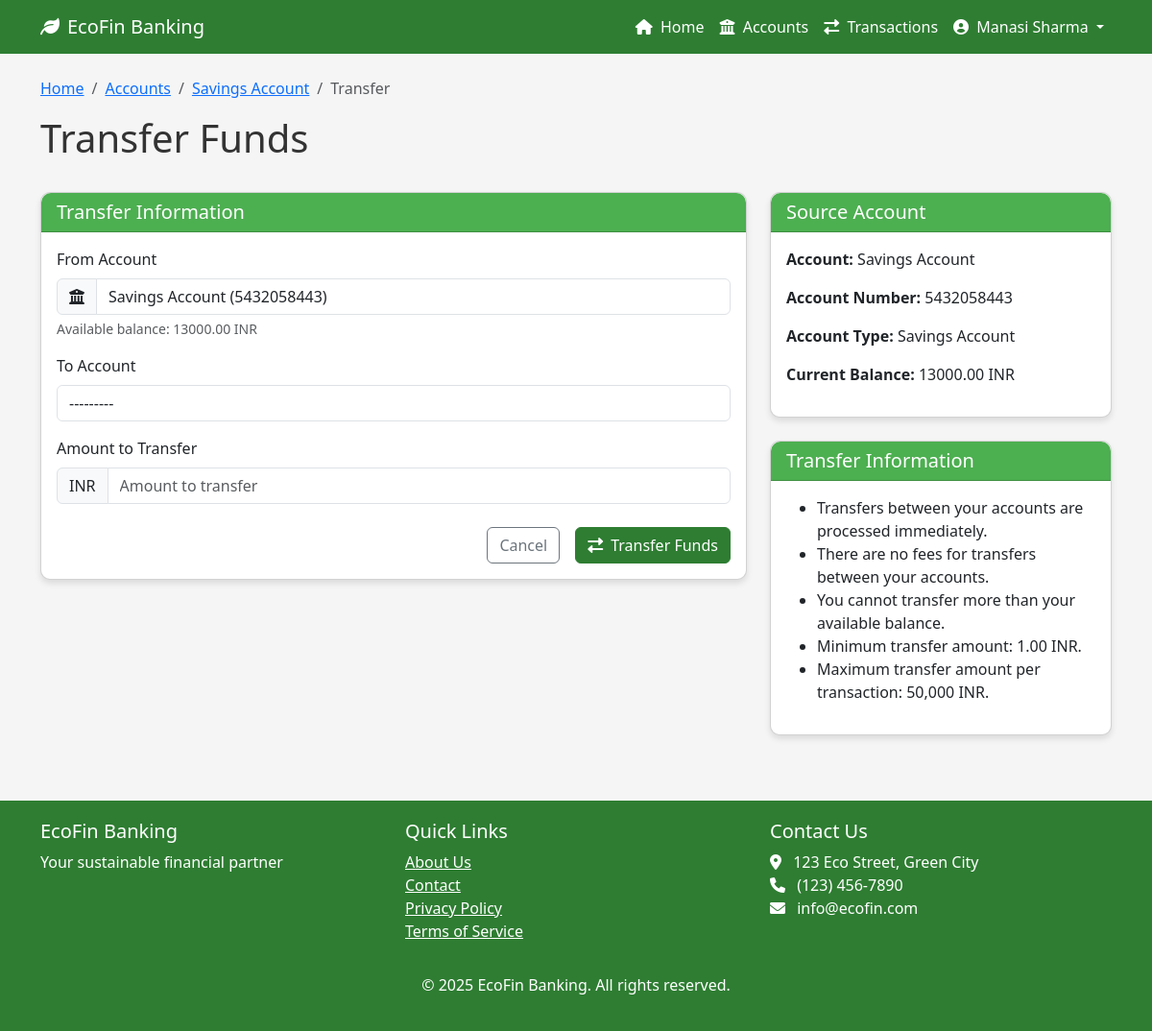
/banking/accounts/5432058443/transfer/ (signed in), run on the app's committed database.
### accounts/models.py (models this page shows, shortened)
class User(AbstractUser):
    username = None
    email = models.EmailField(_('email address'), unique=True)
    first_name = models.CharField(_('first name'), max_length=30)
    last_name = models.CharField(_('last name'), max_length=30)
    date_joined = models.DateTimeField(_('date joined'), auto_now_add=True)
    is_active = models.BooleanField(_('active'), default=True)
    phone_number = models.CharField(max_length=15, blank=True, null=True)
    profile_picture = models.ImageField(upload_to='profile_pictures/', blank=True, null=True)
    date_of_birth = models.DateField(blank=True, null=True)
    address = models.TextField(blank=True, null=True)
    USERNAME_FIELD = 'email'
    REQUIRED_FIELDS = ['first_name', 'last_name']
    objects = UserManager()
    def get_full_name(self):
        return f"{self.first_name} {self.last_name}"

### banking/models.py (models this page shows, shortened)
class Account(models.Model):
    CURRENCY_CHOICES = [
        ('USD', 'US Dollar'),
        ('EUR', 'Euro'),
        ('GBP', 'British Pound'),
        ('JPY', 'Japanese Yen'),
        ('CAD', 'Canadian Dollar'),
        ('AUD', 'Australian Dollar'),
        ('INR', 'Indian Rupee'),
    ]
    STATUS_CHOICES = [
        ('active', 'Active'),
        ('inactive', 'Inactive'),
        ('frozen', 'Frozen'),
        ('closed', 'Closed'),
    ]
    account_number = models.CharField(max_length=20, unique=True)
    user = models.ForeignKey(settings.AUTH_USER_MODEL, on_delete=models.CASCADE, related_name='accounts')
    account_type = models.ForeignKey(AccountType, on_delete=models.CASCADE)
    balance = models.DecimalField(max_digits=12, decimal_places=2, default=0.00)
    currency = models.CharField(max_length=3, choices=CURRENCY_CHOICES, default='USD')
    status = models.CharField(max_length=10, choices=STATUS_CHOICES, default='active')
    created_at = models.DateTimeField(auto_now_add=True)
    updated_at = models.DateTimeField(auto_now=True)
    nickname = models.CharField(max_length=100, blank=True, null=True)
    def __str__(self):
        return f"{self.account_number} - {self.user.email}"

class AccountType(models.Model):
    name = models.CharField(max_length=50)
    description = models.TextField()
    interest_rate = models.DecimalField(max_digits=5, decimal_places=2, default=0.00)
    minimum_balance = models.DecimalField(max_digits=10, decimal_places=2, default=0.00)
    maintenance_fee = models.DecimalField(max_digits=10, decimal_places=2, default=0.00)

### banking/views.py (the view)
# urls.py: path('accounts/<str:account_number>/transfer/', views.account_transfer, name='account_transfer'),
@login_required
def account_transfer(request, account_number):
    source_account = get_object_or_404(Account, account_number=account_number, user=request.user)
    destination_accounts = Account.objects.filter(
        user=request.user,
        status='active'
    ).exclude(id=source_account.id)
    if request.method == 'POST':
        form = TransferForm(request.POST, user=request.user, source_account=source_account)
        if form.is_valid():
            amount = form.cleaned_data['amount']
            destination_account = form.cleaned_data['destination_account']
            try:
                transfer = source_account.transfer(destination_account, amount)
                messages.success(
                    request,
                    f'Successfully transferred {amount} from {source_account.account_number} to {destination_account.account_number}'
                )
                return redirect('banking:account_detail', account_number=source_account.account_number)
            except ValueError as e:
                messages.error(request, str(e))
    else:
        form = TransferForm(user=request.user, source_account=source_account)
    context = {
        'form': form,
        'source_account': source_account,
        'destination_accounts': destination_accounts,
    }
    return render(request, 'banking/account_transfer.html', context)

### banking/forms.py
class TransferForm(forms.Form):
    amount = forms.DecimalField(
        min_value=0.01,
        max_digits=12,
        decimal_places=2,
        widget=forms.NumberInput(attrs={'class': 'form-control', 'placeholder': 'Amount to transfer'})
    )
    destination_account = forms.ModelChoiceField(
        queryset=Account.objects.none(),
        widget=forms.Select(attrs={'class': 'form-control'})
    )
    def __init__(self, *args, **kwargs):
        user = kwargs.pop('user', None)
        source_account = kwargs.pop('source_account', None)
        super().__init__(*args, **kwargs)
        if user:
            self.fields['destination_account'].queryset = Account.objects.filter(
                user=user,
                status='active'
            ).exclude(id=source_account.id if source_account else None)

### templates/banking/account_transfer.html (shortened to what this page needs)
{% extends 'base.html' %}
{% block content %}
<div class="row mb-4">
    <div class="col-md-12">
        <nav aria-label="breadcrumb">
            <ol class="breadcrumb">
                <li class="breadcrumb-item"><a href="{% url 'banking:home' %}">Home</a></li>
                <li class="breadcrumb-item"><a href="{% url 'banking:account_list' %}">Accounts</a></li>
                <li class="breadcrumb-item"><a href="{% url 'banking:account_detail' account_number=source_account.account_number %}">{{ source_account.nickname|default:source_account.account_type.name }}</a></li>
                <li class="breadcrumb-item active" aria-current="page">Transfer</li>
            </ol>
        </nav>
        <h1>Transfer Funds</h1>
    </div>
</div>
<div class="row">
    <div class="col-md-8">
        <div class="card">
            <div class="card-header">
                <h5 class="mb-0">Transfer Information</h5>
            </div>
            <div class="card-body">
                {% if destination_accounts %}
                    <form method="post">
                        <div class="mb-3">
                            <label class="form-label">From Account</label>
                            <div class="input-group">
                                <span class="input-group-text"><i class="fas fa-university"></i></span>
                                <input type="text" class="form-control" value="{{ source_account.nickname|default:source_account.account_type.name }} ({{ source_account.account_number }})" readonly>
                            </div>
                            <div class="form-text">Available balance: {{ source_account.balance|floatformat:2 }} {{ source_account.currency }}</div>
                        </div>
                        <div class="mb-3">
                            <label for="{{ form.destination_account.id_for_label }}" class="form-label">To Account</label>
                            {{ form.destination_account }}
                        </div>
                        <div class="mb-4">
                            <label for="{{ form.amount.id_for_label }}" class="form-label">Amount to Transfer</label>
                            <div class="input-group">
                                <span class="input-group-text">{{ source_account.currency }}</span>
                                {{ form.amount }}
                            </div>
                        </div>
                        <div class="d-grid gap-2 d-md-flex justify-content-md-end">
                            <a href="{% url 'banking:account_detail' account_number=source_account.account_number %}" class="btn btn-outline-secondary me-md-2">Cancel</a>
                            <button type="submit" class="btn btn-primary">
                                <i class="fas fa-exchange-alt me-2"></i>Transfer Funds
                            </button>
                        </div>
                    </form>
                {% endif %}
            </div>
        </div>
    </div>
    <div class="col-md-4">
        <div class="card">
            <div class="card-header">
                <h5 class="mb-0">Source Account</h5>
            </div>
            <div class="card-body">
                <p><strong>Account:</strong> {{ source_account.nickname|default:source_account.account_type.name }}</p>
                <p><strong>Account Number:</strong> {{ source_account.account_number }}</p>
                <p><strong>Account Type:</strong> {{ source_account.account_type.name }}</p>
                <p><strong>Current Balance:</strong> {{ source_account.balance|floatformat:2 }} {{ source_account.currency }}</p>
            </div>
        </div>
        <div class="card mt-4">
            <div class="card-header">
                <h5 class="mb-0">Transfer Information</h5>
            </div>
            <div class="card-body">
                <ul>
                    <li>Transfers between your accounts are processed immediately.</li>
                    <li>There are no fees for transfers between your accounts.</li>
                    <li>You cannot transfer more than your available balance.</li>
                    <li>Minimum transfer amount: 1.00 {{ source_account.currency }}.</li>
                    <li>Maximum transfer amount per transaction: 50,000 {{ source_account.currency }}.</li>
                </ul>
            </div>
        </div>
    </div>
</div>
{% endblock %}

### templates/base.html (shortened to what this page needs)
<!DOCTYPE html>
<html lang="en">
<head>
    <link href="https://cdn.jsdelivr.net/npm/bootstrap@5.3.0-alpha1/dist/css/bootstrap.min.css" rel="stylesheet">
    <link rel="stylesheet" href="https://cdnjs.cloudflare.com/ajax/libs/font-awesome/6.0.0/css/all.min.css">
</head>
<body>
    <nav class="navbar navbar-expand-lg navbar-dark">
        <div class="container">
            <a class="navbar-brand" href="{% url 'banking:home' %}">
                <i class="fas fa-leaf me-2"></i>EcoFin Banking
            </a>
            <div class="collapse navbar-collapse" id="navbarNav">
                <ul class="navbar-nav ms-auto">
                    {% if user.is_authenticated %}
                        <li class="nav-item">
                            <a class="nav-link" href="{% url 'banking:home' %}">
                                <i class="fas fa-home me-1"></i> Home
                            </a>
                        </li>
                        <li class="nav-item">
                            <a class="nav-link" href="{% url 'banking:account_list' %}">
                                <i class="fas fa-university me-1"></i> Accounts
                            </a>
                        </li>
                        <li class="nav-item">
                            <a class="nav-link" href="{% url 'banking:transaction_list' %}">
                                <i class="fas fa-exchange-alt me-1"></i> Transactions
                            </a>
                        </li>
                        <li class="nav-item dropdown">
                            <a class="nav-link dropdown-toggle" href="#" id="userDropdown" role="button" data-bs-toggle="dropdown">
                                <i class="fas fa-user-circle me-1"></i> {{ user.get_full_name|default:user.email }}
                            </a>
                        </li>
                    {% endif %}
                </ul>
            </div>
        </div>
    </nav>
    <div class="container mt-4">
        {% block content %}{% endblock %}
    </div>
    <footer class="mt-5">
        <div class="container">
            <div class="row">
                <div class="col-md-4">
                    <h5>EcoFin Banking</h5>
                    <p>Your sustainable financial partner</p>
                </div>
                <div class="col-md-4">
                    <h5>Quick Links</h5>
                    <ul class="list-unstyled">
                        <li><a href="#" class="text-white">About Us</a></li>
                        <li><a href="#" class="text-white">Contact</a></li>
                        <li><a href="#" class="text-white">Privacy Policy</a></li>
                        <li><a href="#" class="text-white">Terms of Service</a></li>
                    </ul>
                </div>
                <div class="col-md-4">
                    <h5>Contact Us</h5>
                    <address class="text-white">
                        <i class="fas fa-map-marker-alt me-2"></i> 123 Eco Street, Green City<br>
                        <i class="fas fa-phone me-2"></i> (123) 456-7890<br>
                        <i class="fas fa-envelope me-2"></i> info@ecofin.com
                    </address>
                </div>
            </div>
            <div class="text-center mt-3">
                <p>&copy; {% now "Y" %} EcoFin Banking. All rights reserved.</p>
            </div>
        </div>
    </footer>
</body>
</html>

### templates/base.html (style rules this page uses)
:root { --primary-color: #2E7D32; --secondary-color: #4CAF50; --accent-color: #8BC34A; --text-color: #333; --light-bg: #F5F5F5; }
body { font-family: 'Segoe UI', Tahoma, Geneva, Verdana, sans-serif; color: var(--text-color); background-color: var(--light-bg); }
.navbar { background-color: var(--primary-color); }
.navbar-brand, .nav-link { color: white !important; }
.btn-primary { background-color: var(--primary-color); border-color: var(--primary-color); }
.card { border-radius: 10px; box-shadow: 0 4px 6px rgba(0, 0, 0, 0.1); margin-bottom: 20px; }
.card-header { background-color: var(--secondary-color); color: white; border-radius: 10px 10px 0 0 !important; }
footer { background-color: var(--primary-color); color: white; padding: 20px 0; margin-top: 50px; }

### data on the page
User: get_full_name "Manasi Sharma"
Account: nickname "Savings Account", nickname "Savings Account (5432058443)", balance "13000.00", currency "INR", account_number "5432058443", account_type.name "Savings Account"
